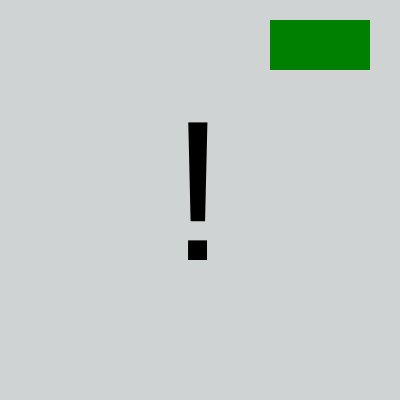
Frame 1 (no input)
Frame 60 (no input): identical to frame 1, image omitted
Frame 120 (the mouse pressed at the canvas centre since frame 60): identical to frame 1, image omitted

The p5.js sketch that drew this single still picture (run headless with seeded random() and noise() and a simulated clock; from frame 60 on, the mouse is pressed at the canvas centre):

// p5.js sketch
// ── sketch.js
/**
 * Adit Garg
 * IGME-101: HW1 DiceRolling, 9/14/18
 * Roll dice on user prompt
 */

"use strict"; //catch some common coding errors
var exclMark, diceButton, rollDice, ellipPositionX, rollDiceValue;
/**
 * setup : Initialization runs once; called automatically
 * The objectve of this program is allow the user to "roll a dice" by clicking the green button.
 */
function setup() {
    createCanvas(400, 400);
    colorMode(HSB, 360, 100, 100);
    background(195, 2, 83);
    noStroke();
    exclMark();
}

/**
 * draw : Periodically called automatically
 * Summarize code that you add
 */
function draw() {
    diceButton();
}

function exclMark() {
    textSize(200);
    fill("black");
    text("!", 170, 260);
}

function diceButton() {
    fill(120, 100, 50);
    rect(270, 20, 100, 50);
}

function mousePressed() {
    if ((mouseX >= 270) && (mouseY >= 20) && (mouseX <= 370) && (mouseY <= 70)) {
        background(195, 2, 83);
        rollDice();
    }
}

function rollDice() {
    rollDiceValue = int(random(1, 6));
    print(rollDiceValue);
    fill((random(0, 255)), 100, 100);
    let ellipPositionX = 40;
    if (rollDiceValue === 6) {
        ellipse(ellipPositionX, 250, 40, 40);
        ellipPositionX = ellipPositionX + 60;
        ellipse(ellipPositionX, 250, 40, 40);
        ellipPositionX = ellipPositionX + 60;
        ellipse(ellipPositionX, 250, 40, 40);
        ellipPositionX = ellipPositionX + 60;
        ellipse(ellipPositionX, 250, 40, 40);
        ellipPositionX = ellipPositionX + 60;
        ellipse(ellipPositionX, 250, 40, 40);
        ellipPositionX = ellipPositionX + 60;
        ellipse(ellipPositionX, 250, 40, 40);
        ellipPositionX = ellipPositionX + 60;
    } else if (rollDiceValue === 5) {
        ellipse(ellipPositionX, 250, 40, 40);
        ellipPositionX = ellipPositionX + 60;
        ellipse(ellipPositionX, 250, 40, 40);
        ellipPositionX = ellipPositionX + 60;
        ellipse(ellipPositionX, 250, 40, 40);
        ellipPositionX = ellipPositionX + 60;
        ellipse(ellipPositionX, 250, 40, 40);
        ellipPositionX = ellipPositionX + 60;
        ellipse(ellipPositionX, 250, 40, 40);
        ellipPositionX = ellipPositionX + 60;

    } else if (rollDiceValue === 4) {
        ellipse(ellipPositionX, 250, 40, 40);
        ellipPositionX = ellipPositionX + 60;
        ellipse(ellipPositionX, 250, 40, 40);
        ellipPositionX = ellipPositionX + 60;
        ellipse(ellipPositionX, 250, 40, 40);
        ellipPositionX = ellipPositionX + 60;
        ellipse(ellipPositionX, 250, 40, 40);
        ellipPositionX = ellipPositionX + 60;

    } else if (rollDiceValue === 3) {
        ellipse(ellipPositionX, 250, 40, 40);
        ellipPositionX = ellipPositionX + 60;
        ellipse(ellipPositionX, 250, 40, 40);
        ellipPositionX = ellipPositionX + 60;
        ellipse(ellipPositionX, 250, 40, 40);
        ellipPositionX = ellipPositionX + 60;

    } else if (rollDiceValue === 2) {
        ellipse(ellipPositionX, 250, 40, 40);
        ellipPositionX = ellipPositionX + 60;
        ellipse(ellipPositionX, 250, 40, 40);
        ellipPositionX = ellipPositionX + 60;

    } else {
        ellipse(ellipPositionX, 250, 40, 40);
        ellipPositionX = ellipPositionX + 60;
    }

}
